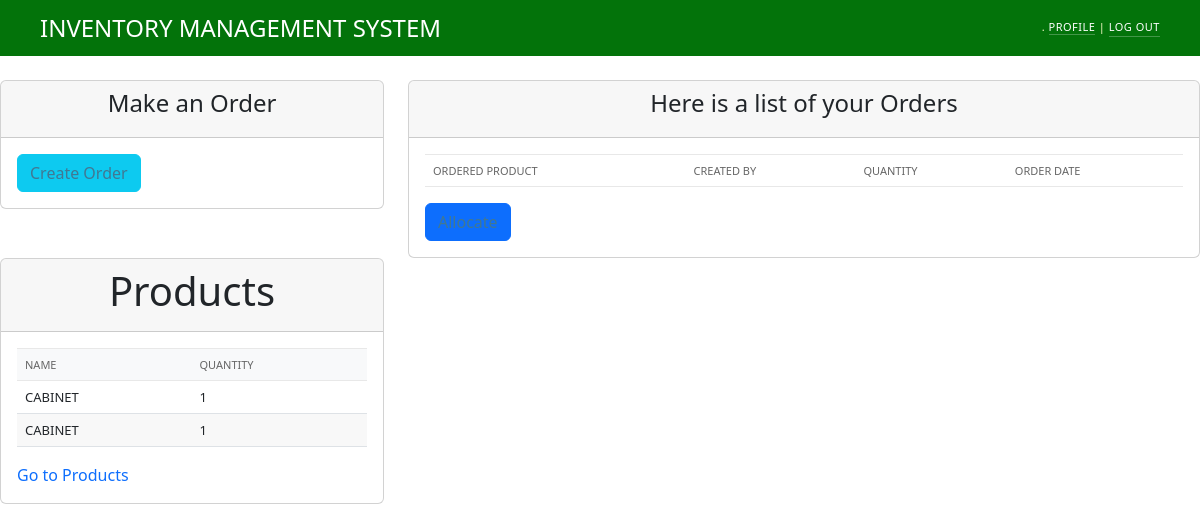
Screenshot of /inventory/dashboard/user/ with the database file from the repository.
### inventory/models.py (models this page shows, shortened)
class Product(models.Model):
    name = models.CharField(max_length=100, null=True)
    serial = models.CharField(max_length=100, null=True, unique=True)
    batch = models.CharField(max_length=50, null=True, default="TSF/0000-0000")
    description = models.TextField(max_length=200, null=True)
    quantity = models.IntegerField(default=0)
    brand = models.ForeignKey(Brand, on_delete=models.CASCADE, null=True)
    status = models.ForeignKey(Status, on_delete=models.CASCADE, null=True)
    department = models.ForeignKey(Department, on_delete=models.CASCADE, null=True)
    category = models.ForeignKey(Category, on_delete=models.CASCADE, null=True)
    condition = models.ForeignKey(Condition, on_delete=models.CASCADE, null=True)
    operation = models.ForeignKey(Operation, on_delete=models.CASCADE, null=True)
    created_by = models.ForeignKey(User, on_delete=models.CASCADE, null=True)
    time_stamp = models.DateField()
    updated_at = models.DateTimeField(auto_now=True)

### inventory/views.py (the view)
# urls.py: path('dashboard/user/', views.user_dashboard, name='user_dashboard'),
def user_dashboard(request):
    orders_user = Order.objects.all()
    users = User.objects.all()[:2]
    orders_adm = Order.objects.all()[:2]
    products = Product.objects.all()[:2]
    reg_users = len(User.objects.all())
    all_prods = len(Product.objects.all())
    all_orders = len(Order.objects.all())
    transactions = Transaction.objects.all()
    context = {
        "title": "Home",
        "orders": orders_user,
        "orders_adm": orders_adm,
        "users": users,
        "products": products,
        "count_users": reg_users,
        "count_products": all_prods,
        "count_orders": all_orders,
        "transactions_count": transactions.count(),
        "transactions": transactions,
    }
    return render(request, 'inventory/dashboard/user/dashboard.html', context)

### inventory/templates/inventory/dashboard/user/dashboard.html (shortened to what this page needs)
{% extends 'base.html' %}
{% load static %}
{% block header %}
    {% include "inventory/include/header.html" %}
{% endblock %}
{% block content %}
<link rel="stylesheet" href="{% static 'inventory/dash.css' %}">
<div class="dashboard" data-admin-utc-offset="0">
    {% if user.is_authenticated and user.is_staff and user.is_superuser %}
        <div class="container my-4">
            <div class="row align-items-start">
                <div class="col-md-12">
                    <div class="card">
                        <div class="card-header">
                            <h1 class="text-center">Statistics</h1>
                        </div>
                        <div class="card-body">
                            <div class="row">
                                <div class="col-md-4">
                                    <div class="card text-center p-3">
                                        <h4>Registered Employees</h4>
                                        <h3><span class="badge bg-primary rounded-pill">{{ count_users }}</span></h3>
                                    </div>
                                </div>
                                <div class="col-md-4">
                                    <div class="card text-center p-3">
                                        <h4>Total Orders</h4>
                                        <h3><span class="badge bg-primary rounded-pill">{{ count_orders }}</span></h3>
                                    </div>
                                </div>
                                <div class="col-md-4">
                                    <div class="card text-center p-3">
                                        <h4>All Products <i class="fa-thin fa-users"></i></h4>
                                        <h3><span class="badge bg-primary rounded-pill">{{ count_products }}</span></h3>
                                    </div>
                                </div>
                            </div>
                        </div>
                    </div>
                </div>
            </div>
        </div>
        <div class="container my-4">
            <div class="row align-items-start">
                <div class="col-md-4">
                    <div class="card">
                        <div class="card-header">
                            <h1 class="text-center">Employees</h1>
                        </div>
                        <div class="card-body">
                            <div class="table-responsive">
                                <table class="table">
                                    <thead class="table-light">
                                        <tr>
                                            <th scope="col">Employee Name</th>
                                            <th scope="col">First Name</th>
                                            <th scope="col">Last Name</th>
                                        </tr>
                                    </thead>
                                    <tbody>
                                        {% for user in users %}
                                            <tr>
                                                <td>{{ user.username }}</td>
                                                <td>{{ user.first_name }}</td>
                                                <td>{{ user.last_name }}</td>
                                            </tr>
                                        {% endfor %}
                                    </tbody>
                                </table>
                            </div>
                            <a class="nav-link text-primary active" href="{% url 'users' %}">View All Staff</a>
                        </div>
                    </div>
                </div>
                <div class="col-md-4">
                    <div class="card">
                        <div class="card-header">
                            <h1 class="text-center">Orders</h1>
                        </div>
                        <div class="card-body">
                            <div class="table-responsive">
                                <table class="table">
                                    <thead class="table-light">
                                        <tr>
                                            <th scope="col">Product</th>
                                            <th scope="col">Quantity</th>
                                            <th scope="col">Date</th>
                                        </tr>
                                    </thead>
                                    <tbody>
                                        {% for order in orders_adm %}
                                            <tr>
                                                <td>{{ order.product.name }}</td>
                                                <td>{{ order.order_quantity }}</td>
                                                <td>{{ order.date.date }}</td>
                                            </tr>
                                        {% endfor %}
                                    </tbody>
                                </table>
                            </div>
                            <a class="nav-link text-primary active" href="{% url 'orders' %}">Go to Orders</a>
                        </div>
                    </div>
                </div>
                <div class="col-md-4">
                    <div class="card">
                        <div class="card-header">
                            <h1 class="text-center">Products</h1>
                        </div>
                        <div class="card-body">
                            <div class="table-responsive">
                                <table class="table">
                                    <thead class="table-light">
                                        <tr>
                                            <th scope="col">Name</th>
                                            <th scope="col">Quantity</th>
                                        </tr>
                                    </thead>
                                    <tbody>
                                        {% for product in products %}
                                            <tr>
                                                <td>{{ product.name }}</td>
                                                <td>{{ product.quantity }}</td>
                                            </tr>
                                        {% endfor %}
                                    </tbody>
                                </table>
                            </div>
                            <a class="nav-link text-primary active" href="{% url 'products' %}">Go to Products</a>
                        </div>
                    </div>
                </div>
            </div>
        </div>
    {% else %}
        <div class="container my-4">
            <div class="row">
                <div class="col-md-4">
                    <div class="card">
                        <div class="card-header">
                            <h4 class="text-center">Make an Order</h4>
                        </div>
                        <div class="card-body">
                            <a class="btn btn-info" href="{% url 'orders' %}">Create Order</a>
                        </div>
                    </div>
                </div>
                <div class="col-md-8">
                    <div class="card">
                        <div class="card-header">
                            <h4 class="text-center">Here is a list of your Orders</h4>
                        </div>
                        <div class="card-body">
                            <div class="table-responsive">
                                <table class="table">
                                    <thead>
                                        <tr>
                                            <th scope="col">Ordered Product</th>
                                            <th scope="col">Created by</th>
                                            <th scope="col">Quantity</th>
                                            <th scope="col">Order Date</th>
                                        </tr>
                                    </thead>
                                </table>
                            </div>
                            <a href="{% url 'allocate_product' %}" class="btn btn-primary">Allocate</a>
                        </div>
                    </div>
                </div>
                <div class="col-md-4">
                    <div class="card">
                        <div class="card-header">
                            <h1 class="text-center">Products</h1>
                        </div>
                        <div class="card-body">
                            <div class="table-responsive">
                                <table class="table">
                                    <thead class="table-light">
                                        <tr>
                                            <th scope="col">Name</th>
                                            <th scope="col">Quantity</th>
                                        </tr>
                                    </thead>
                                    <tbody>
                                        {% for product in products %}
                                            <tr>
                                                <td>{{ product.name }}</td>
                                                <td>{{ product.quantity }}</td>
                                            </tr>
                                        {% endfor %}
                                    </tbody>
                                </table>
                            </div>
                            <a class="nav-link text-primary active" href="{% url 'products' %}">Go to Products</a>
                        </div>
                    </div>
                </div>
            </div>
        </div>
    {% endif %}
</div>
{% endblock %}

### accounts/static/accounts/css/base.css (style rules this page uses)
html[data-theme="light"], :root { --primary: #79aec8; --secondary: #03730a; --accent: #ffffff; --primary-fg: #fff; --body-fg: #333; --body-bg: #fff; --body-quiet-color: #666; --body-medium-color: #444; --body-loud-color: #000; --header-color: #ffc; --header-branding-color: var(--accent); --header-bg: var(--secondary); --header-link-color: var(--primary-fg); --breadcrumbs-fg: #c4dce8; --breadcrumbs-link-fg: var(--body-bg); --breadcrumbs-bg: #264b5d; --link-fg: #417893; --link-hover-color: #036; --link-selected-fg: var(--secondary); --hairline-color: #e8e8e8; --border-color: #ccc; --error-fg: #ba2121; --message-success-bg: #dfd; --message-warning-bg: #ffc; --message-error-bg: #ffefef; --darkened-bg: #f8f8f8; --selected-bg: #e4e4e4; --selected-row: #ffc; --button-fg: #fff; --button-bg: var(--secondary); --button-hover-bg: #205067; --default-button-bg: #205067; --default-button-hover-bg: var(--secondary); --close-button-bg: #747474; --close-button-hover-bg: #333; --delete-button-bg: #ba2121; --delete-button-hover-bg: #a41515; --object-tools-fg: var(--button-fg); --object-tools-bg: var(--close-button-bg); --object-tools-hover-bg: var(--close-button-hover-bg); --font-family-primary: "Segoe UI", system-ui, Roboto, "Helvetica Neue", Arial, sans-serif, "Apple Color Emoji", "Segoe UI Emoji", "Segoe UI Symbol", "Noto Color Emoji"; --font-family-monospace: ui-monospace, Menlo, Monaco, "Cascadia Mono", "Segoe UI Mono", "Roboto Mono", "Oxygen Mono", "Ubuntu Monospace", "Source Code Pro", "Fira Mono", "Droid Sans Mono", "Courier New", monospace, "Apple Color Emoji", "Segoe UI Emoji", "Segoe UI Symbol", "Noto Color Emoji"; color-scheme: light; }
html, body { height: 100%; }
body { margin: 0; padding: 0; font-size: 0.875rem; font-family: var(--font-family-primary); color: var(--body-fg); background: var(--body-bg); }
a:link, a:visited { color: var(--link-fg); text-decoration: none; transition: color 0.15s, background 0.15s; }
h1, h2, h3, h4, h5 { font-weight: bold; }
h1 { margin: 0 0 20px; font-weight: 300; font-size: 1.25rem; }
h4 { font-size: 0.75rem; margin: 1em 0 .8em 0; padding-bottom: 3px; color: var(--body-medium-color); }
table { border-collapse: collapse; border-color: var(--border-color); }
td, th { font-size: 0.8125rem; line-height: 1rem; border-bottom: 1px solid var(--hairline-color); vertical-align: top; padding: 8px; }
th { font-weight: 500; text-align: left; }
thead th, tfoot td { color: var(--body-quiet-color); padding: 5px 10px; font-size: 0.6875rem; background: var(--body-bg); border: none; border-top: 1px solid var(--hairline-color); border-bottom: 1px solid var(--hairline-color); }
tr:nth-child(odd), .row-form-errors { background: var(--body-bg); }
tr:nth-child(even), tr:nth-child(even) .errorlist, tr:nth-child(odd) + .row-form-errors, tr:nth-child(odd) + .row-form-errors .errorlist { background: var(--darkened-bg); }
thead th { padding: 5px 10px; line-height: normal; text-transform: uppercase; background: var(--darkened-bg); }

### rows the page displays
Product: name "CABINET", quantity "1"
Product: name "CABINET", quantity "1"
